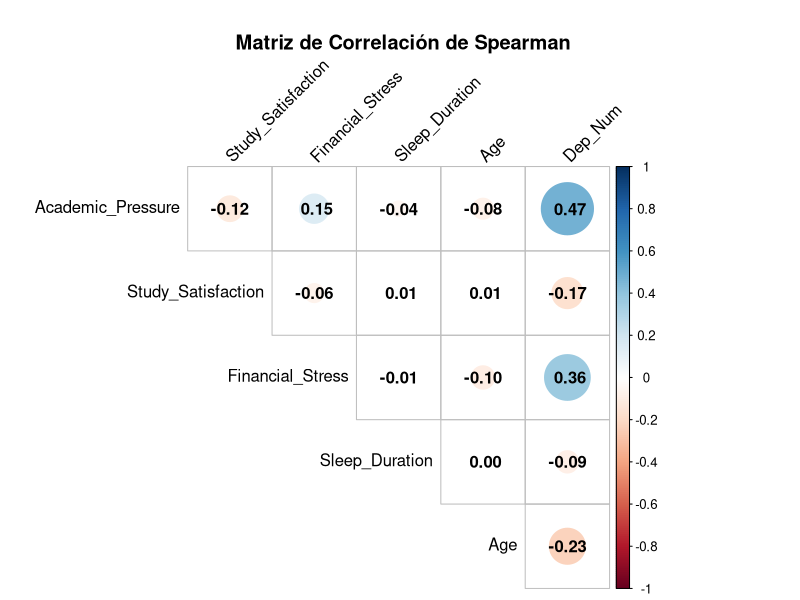

Reproduce this figure in R.
## ---- chunk 1
knitr::opts_chunk$set(echo = TRUE)
## ---- chunk 2
library(corrplot)
library(dplyr)
library(readr)
library(psych)
## ---- chunk 3
datos <- read_csv("bd_final.csv")
str(datos)
## ---- chunk 4
datos$Gender <- as.factor(datos$Gender)
datos$City <- as.factor(datos$City)
datos$Dietary_Habits <- as.factor(datos$Dietary_Habits)
datos$Degree <- as.factor(datos$Degree)
datos$Suicidal_Thoughts <- as.factor(datos$Suicidal_Thoughts)
datos$Family_History <- as.factor(datos$Family_History)
## ---- chunk 5
vars_ordinales <- datos[, c("Academic_Pressure", "Study_Satisfaction", "Financial_Stress", "Sleep_Duration", "Age")]
vars_ordinales$Dep_Num <- as.numeric(datos$Depression) - 1 
## ---- chunk 6
cor_matrix <- corr.test(vars_ordinales, method = "spearman")
## ---- chunk 7
print(cor_matrix$r)
## ---- chunk 8
print(cor_matrix$p)
## ---- chunk 9
corrplot(cor_matrix$r, 
         method = "circle", 
         type = "upper", 
         addCoef.col = "black",
         tl.col = "black",
         diag = FALSE,
         tl.srt = 45,
         col = COL2('RdBu'),
         title = "\n Matriz de Correlación de Spearman",
         mar = c(0,0,3,0))

## ---- chunk 10
vars_cat <- c("Gender", "City", "Dietary_Habits", "Suicidal_Thoughts", "Family_History")

sapply(vars_cat, function(v) {
  chisq.test(table(datos[[v]], datos$Depression))$p.value
})
